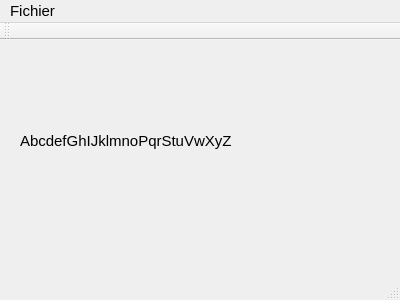
<?xml version="1.0" encoding="UTF-8"?>
<ui version="4.0">
 <class>MainWindow</class>
 <widget class="QMainWindow" name="MainWindow">
  <property name="geometry">
   <rect>
    <x>0</x>
    <y>0</y>
    <width>400</width>
    <height>300</height>
   </rect>
  </property>
  <property name="font">
   <font>
    <pointsize>11</pointsize>
   </font>
  </property>
  <property name="windowTitle">
   <string>MainWindow</string>
  </property>
  <widget class="QWidget" name="centralWidget">
   <widget class="QLabel" name="label_test_police">
    <property name="geometry">
     <rect>
      <x>20</x>
      <y>10</y>
      <width>371</width>
      <height>181</height>
     </rect>
    </property>
    <property name="text">
     <string>AbcdefGhIJklmnoPqrStuVwXyZ</string>
    </property>
   </widget>
  </widget>
  <widget class="QMenuBar" name="menuBar">
   <property name="geometry">
    <rect>
     <x>0</x>
     <y>0</y>
     <width>400</width>
     <height>25</height>
    </rect>
   </property>
   <widget class="QMenu" name="menuPref_rence">
    <property name="title">
     <string>Fichier</string>
    </property>
    <addaction name="actionPreference"/>
   </widget>
   <addaction name="menuPref_rence"/>
  </widget>
  <widget class="QToolBar" name="mainToolBar">
   <attribute name="toolBarArea">
    <enum>TopToolBarArea</enum>
   </attribute>
   <attribute name="toolBarBreak">
    <bool>false</bool>
   </attribute>
  </widget>
  <widget class="QStatusBar" name="statusBar"/>
  <action name="actionPreference">
   <property name="text">
    <string>Preference</string>
   </property>
  </action>
 </widget>
 <layoutdefault spacing="6" margin="11"/>
 <resources/>
 <connections/>
</ui>
